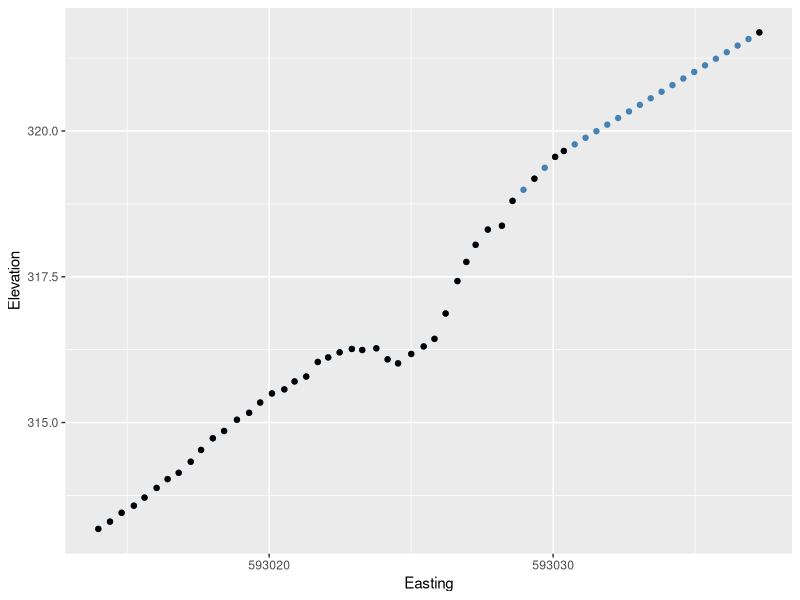

Write the R code that produced this figure.
library(here)
library(sf)
library(dplyr)
library(zoo)
library(ggplot2)

# Read your CSV
survey <- read.csv(here("GNSS Data", "20260528", "Positions file", "CCR_20260528_corrected_cleaned.csv"))

# Build a 3D point object: WGS84 lon/lat/ellipsoidal height (EPSG:4979 = WGS84 3D geographic)
pts <- st_as_sf(survey, coords = c("Longitude", "Latitude", "Ellipsoidal.height"),
                crs = 4979)

# Transform straight to NAD83(2011) UTM zone 17N (horizontal) + NAVD88 height (vertical)
# EPSG:6346 = NAD83(2011) / UTM zone 17N,  EPSG:5703 = NAVD88 height
pts_out <- st_transform(pts, "EPSG:6346+5703")

pts_out <- pts_out |>
  select(Description, geometry)

coords <- st_coordinates(pts_out)
survey$Easting    <- coords[, "X"]
survey$Northing   <- coords[, "Y"]
survey$Elevation  <- coords[, "Z"]   # NAVD88 orthometric elevation

#clean df
survey <- survey |>
  select(Name, Description, Easting, Northing, Elevation)

#interpolate for missing points
pt_seq <- data.frame (Name = 1:64)  #max(survey$Name) if last pt good
 
survey <- left_join(pt_seq, survey, by = "Name")

survey <- survey |>
  arrange(by = 'Name')

survey_full <- survey |>
  mutate(
    Easting   = na.approx(Easting, x = Name, na.rm = FALSE),
    Northing  = na.approx(Northing, x = Name, na.rm = FALSE),
    Elevation = na.approx(Elevation, x = Name, na.rm = FALSE)
  )


ggplot() +
  geom_point(data = survey_full, aes(x = Easting, y = Elevation), color = 'steelblue') +
  geom_point(data = survey, aes(x = Easting, y = Elevation)) 

write.csv(survey_full, "survey_data_utm17n_navd88.csv", row.names = FALSE)
